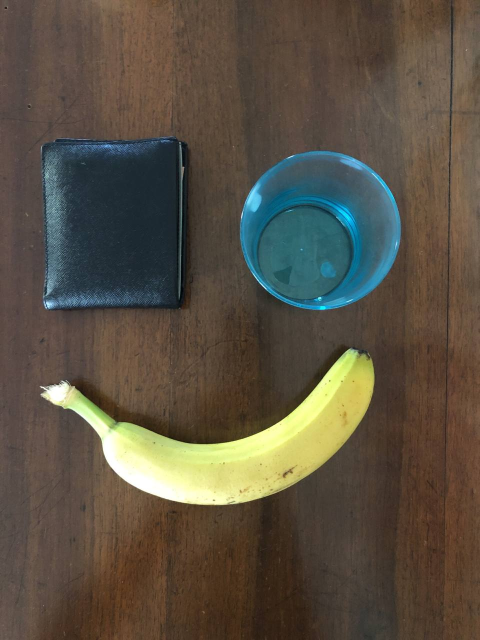
%> input picture ImageAnalysis/my_image_2.jpg, 960 x 1280 px (shown at 1/2 size)
$ octave Homework_3_bis.m   (GNU Octave 9; MATLAB toolbox functions it lacks are replaced by stand-ins)
%> lines starting %> are read from the running program, lines starting %| are printed output that depends on the picture; in (x1, y1, x2, y2) boxes, pixels count from 0 and x2, y2 are one past the last pixel; in counts of white or black regions, pixels touching at a corner belong together; the program's own positions count from 1
%% Analysis of my image

clear all; close all; clc;

%Read an image into the workspace.
I = imread('my_image_2.jpg');
%> I is the input picture: size 1280x960x3 uint8; mean R, G, B 89.9, 81.2, 67.1
%I = imread('IMAGE.jpg');
imshow(I)

I = rgb2gray( I );
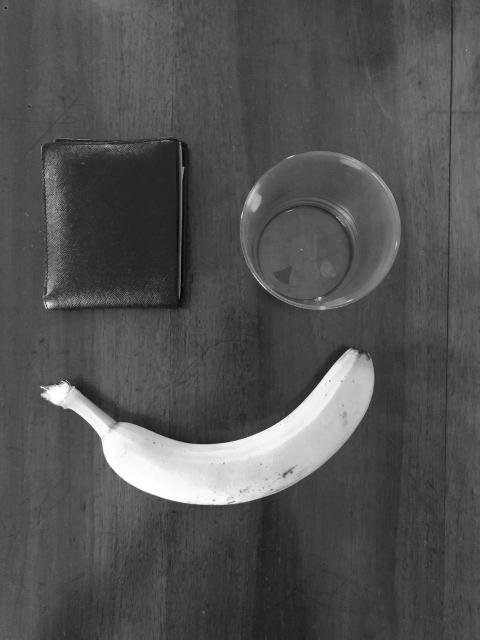
%> I: size 1280x960 uint8 (shown at 1/2 size); min 1, max 255, mean 82.2
 imshow(I)

%The background illumination is brighter in the center of the image than at the bottom.
%Preprocess the image to make the background illumination more uniform.
%As a first step, remove all of the foreground (rice grains) using morphological opening.
%The opening operation removes small objects that cannot completely contain the structuring element.
%Define a disk-shaped structuring element with a radius of 15, which fits entirely inside a single grain of rice.
se = strel('disk',350);

%To perform the morphological opening, use imopen with the structuring element.
background = imopen(I,se);
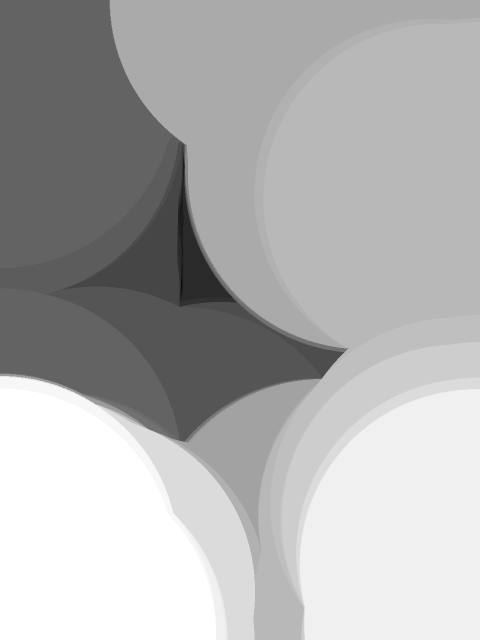
%> background: size 1280x960 uint8 (shown at 1/2 size); min 1, max 37, mean 26; drawn with min black and max white
imshow(background)

%Subtract the background approximation image, background, from the original image, I, and view the resulting image.
%After subtracting the adjusted background image from the original image,
%the resulting image has a uniform background but is now a bit dark for analysis.
I2 = I - background;
imshow(I2)

%Use imadjust to increase the contrast of the processed image I2
%by saturating 1% of the data at both low and high intensities
%and by stretching the intensity values to fill the uint8 dynamic range.
I3 = imadjust(I2);
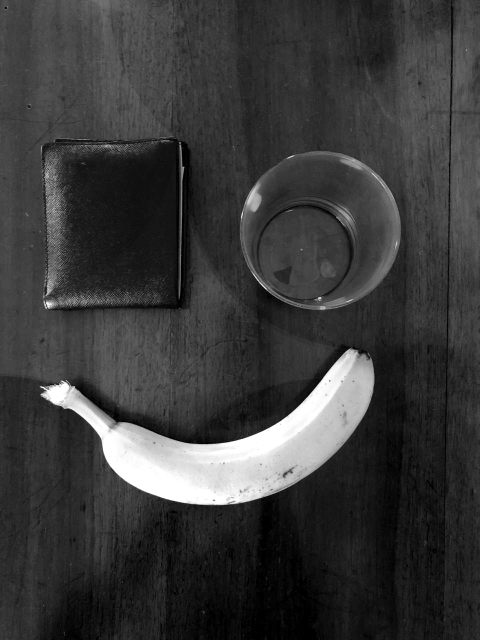
%> I3: size 1280x960 uint8 (shown at 1/2 size); min 0, max 255, mean 57.8
imshow(I3)

%Note that the prior two steps could be replaced by a single step
%using imtophat which first calculates the morphological opening and then subtracts it from the original image.
%I2 = imtophat(I,strel('disk',20));

%Create a binary version of the processed image so you can use toolbox functions for analysis.
%Use the imbinarize function to convert the grayscale image into a binary image.
%Remove background noise from the image with the bwareaopen function.
bw = imbinarize(I3, 0.455);
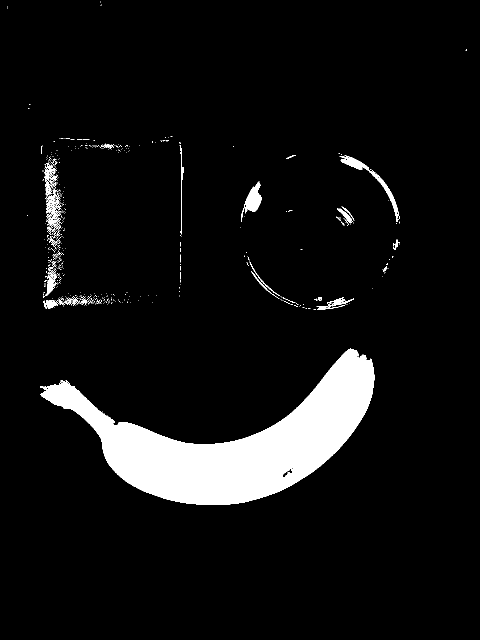
%> bw: size 1280x960 logical (shown at 1/2 size); 7% white; 531 white regions (500 under 20 px), largest, box (x1, y1, x2, y2) and area: (80, 697, 749, 1010) 77221, (679, 311, 799, 444) 1485, (489, 363, 523, 427) 1196
bw = bwareaopen(bw,200);
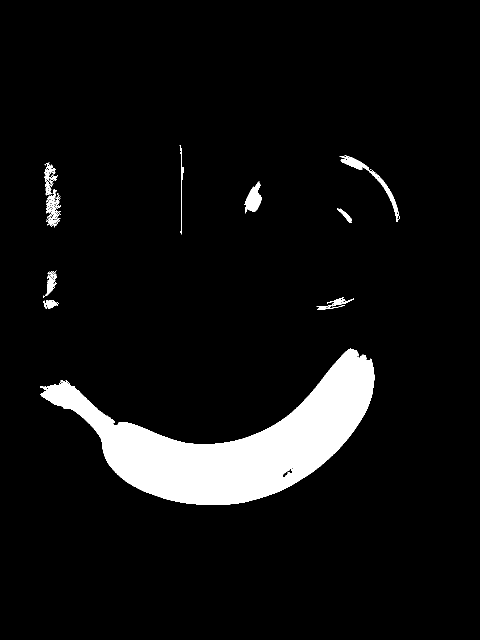
%> bw: size 1280x960 logical (shown at 1/2 size); 6.8% white; 10 white regions, largest, box (x1, y1, x2, y2) and area: (80, 697, 749, 1010) 77221, (679, 311, 799, 444) 1485, (489, 363, 523, 427) 1196
imshow(bw)


%Identify Objects in the Image
%Now that you have created a binary version of the original image you can perform analysis of objects in the image.
%Find all the connected components (objects) in the binary image.
%The accuracy of your results depends on the size of the objects,
%the connectivity parameter (4, 8, or arbitrary),
%and whether or not any objects are touching (in which case they could be labeled as one object).
%Some of the rice grains in the binary image bw are touching.


%View the rice grain that is labeled 50 in the image.
% grain = false(size(bw));
% grain(cc.PixelIdxList{50}) = true;
% imshow(grain)

%Visualize all the connected components in the image by creating a label matrix
%and then displaying it as a pseudocolor indexed image.
%Use labelmatrix to create a label matrix from the output of bwconncomp.
%Note that labelmatrix stores the label matrix in the smallest numeric class necessary for the number of objects.


%Use label2rgb to choose the colormap, the background color,
%and how objects in the label matrix map to colors in the colormap.
%In the pseudocolor image, the label identifying each object in the label matrix maps to a different color in an associated colormap matrix.


%boundary = imcontour(bw, 'r');
%Compute Area-Based Statistics
%Compute the area of each object in the image using regionprops. Each rice grain is one connected component in the cc structure.

bw = imfill(bw,'holes');
%> bw: size 1280x960 logical; 6.8% white; 10 white regions
imshow(bw)

cc = bwconncomp(bw,4)
%> cc = 80 connected components
cc.NumObjects
%> ans = 80

labeled = labelmatrix(cc);
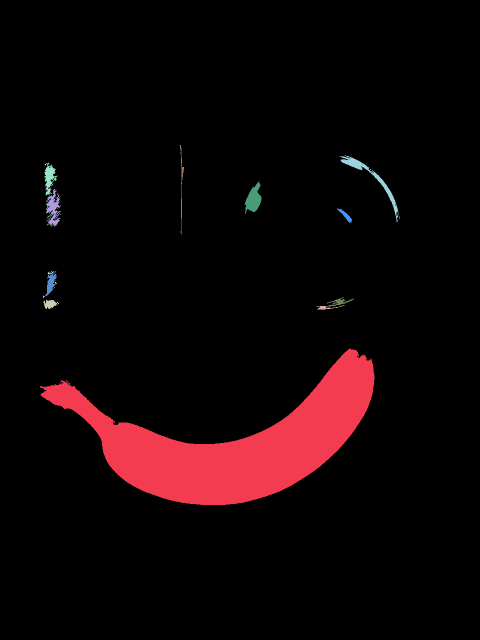
%> labeled: size 1280x960 uint8 (shown at 1/2 size); 81 distinct labels, from 0 to 80; one colour per label, 0 black
whos labeled

RGB_label = label2rgb(labeled,'spring','c','shuffle');
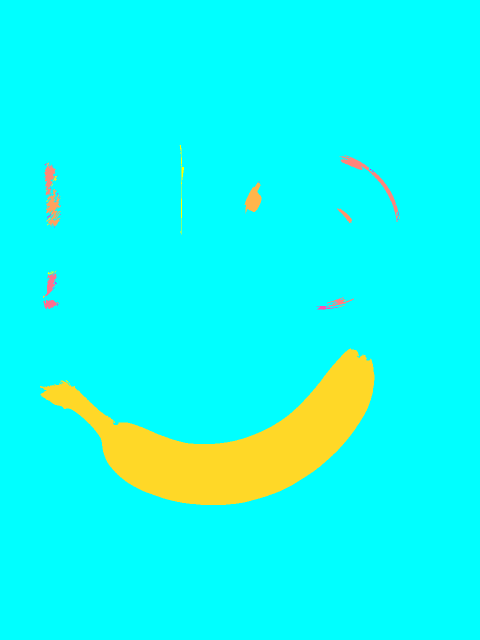
%> RGB_label: size 1280x960x3 uint8 (shown at 1/2 size); mean R, G, B 17.5, 252, 240.6
imshow(RGB_label)

stats = regionprops('table',bw,'Centroid',  'MajorAxisLength','MinorAxisLength', 'Area', 'Perimeter', 'BoundingBox');
%> stats = 10 regions; largest, box (x1, y1, x2, y2), Area, Centroid, MajorAxisLength, MinorAxisLength and Perimeter: (80, 697, 749, 1010) 77389 [470.5 887.3] 695.1 264.1 1863, (679, 311, 799, 444) 1552 [743.3 357.6] 198.8 34.19 536.9, (489, 363, 523, 427) 1204 [507.8 399.1] 58.23 28.83 177.3

centers = stats.Centroid;
%> centers = [470.5 887.3; 102.2 566.5; 100.8 608.8; 99.62 356; 106.9 418.9; 363.8 370.9; 507.8 399.1; 670.4 608.6; 691.9 431.7; 743.3 357.6]
areas = stats.Area;
%> areas = [77389; 575; 345; 830; 1141; 323; 1204; 492; 257; 1552]
major = stats.MajorAxisLength;
%> major = [695.1; 52.58; 28.64; 62.62; 73.41; 198.9; 58.23; 72.74; 40.95; 198.8]
minor = stats.MinorAxisLength;
%> minor = [264.1; 17.65; 16.99; 21.47; 27.14; 5.45; 28.83; 15.64; 8.89; 34.19]
class = zeros(1,size(major,1) );

for i= 1: size(major,1)
    if major(i,1)/minor(i,1) > 2
        class(i) =  1;
    end
end
%> this loop made 10 passes
%> after the loop, class = [1 1 0 1 1 1 1 1 1 1]

notebook_areas = [];
notebook_centers = [];
name_notebook = [];
name_highlighter = [];
highlighter_centers = [];

for i= 1: size(class, 2)
    if class(i) == 0
        notebook_centers = [notebook_centers; centers(i,:)];
        notebook_areas = [notebook_areas; areas(i,:)];
        name_notebook = [name_notebook, "noteBook Big or Small?"];
    else
        highlighter_centers = [highlighter_centers; centers(i,:)];
        name_highlighter = [name_highlighter, "Highlighter"];
    end
end
%> this loop made 10 passes
%> (notebook_centers, notebook_areas, name_notebook) on pass 3: ([100.8 608.8], 345, 'noteBook Big or Small?')
%> (highlighter_centers, name_highlighter) on passes 1, 2, 4, 5: ([470.5 887.3], 'Highlighter'), ([470.5 887.3; 102.2 566.5], 'HighlighterHighlighter'), ([470.5 887.3; 102.2 566.5; 99.62 356], 'HighlighterHighlighterHighlighter'), ([470.5 887.3; 102.2 566.5; 99.62 356; 106.9 418.9], 'HighlighterHighlighterHighlighterHighlighter')
%> after the loop, highlighter_centers = [470.5 887.3; 102.2 566.5; 99.62 356; 106.9 418.9; 363.8 370.9; 507.8 399.1; 670.4 608.6; 691.9 431.7; 743.3 357.6]

%> (the run ends here)
